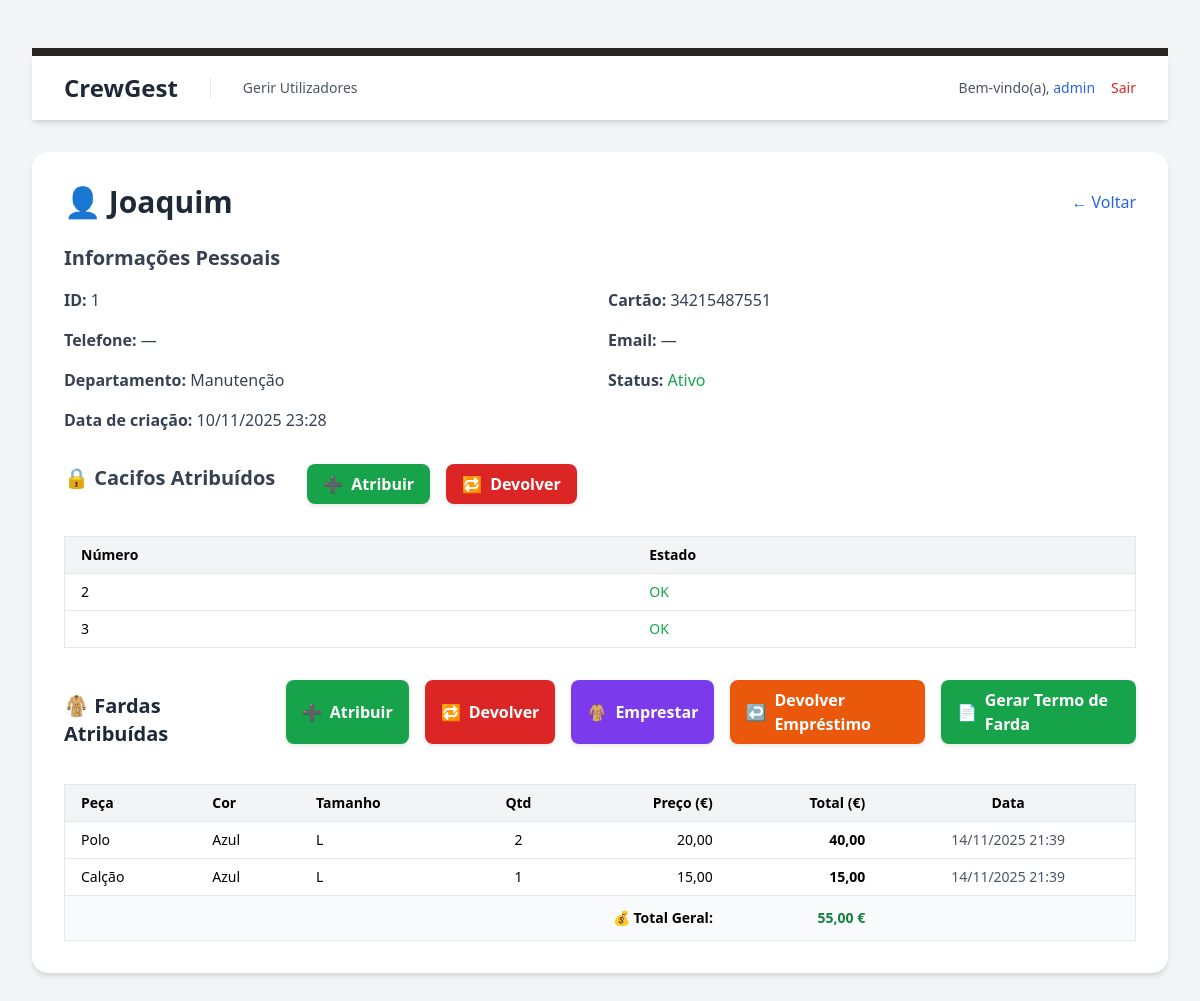
Before: /public/detalhes_colaborador.php?id=1 (signed in) with the older database file.
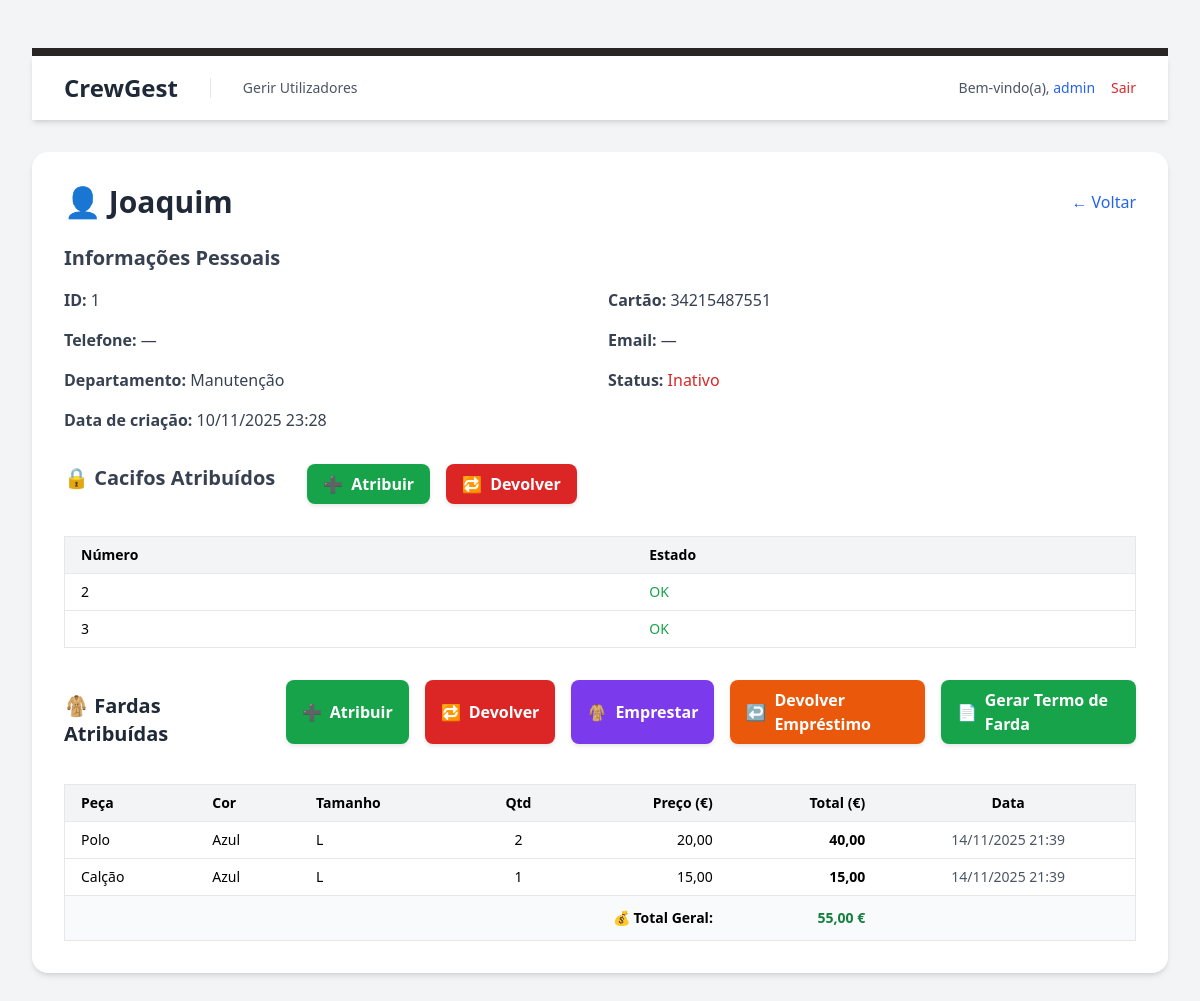
After: the same page with the newer database file.
### public/detalhes_colaborador.php (the view, shortened to what the changed rows need)
<?php
require_once '../config/db.php';
$colaborador_id = isset($_GET['id']) ? (int)$_GET['id'] : 0;
try {
    $stmt = $pdo->prepare("
        SELECT c.*, d.nome AS departamento_nome
        FROM colaboradores c
        LEFT JOIN departamentos d ON c.departamento_id = d.id
        WHERE c.id = :id
    ");
    $stmt->execute(['id' => $colaborador_id]);
    $colaborador = $stmt->fetch(PDO::FETCH_ASSOC);
    $stmtCacifos = $pdo->prepare("
        SELECT numero, avariado
        FROM cacifos
        WHERE colaborador_id = :id
        ORDER BY numero ASC
    ");
    $stmtCacifos->execute(['id' => $colaborador_id]);
    $cacifos = $stmtCacifos->fetchAll(PDO::FETCH_ASSOC);
} catch (PDOException $e) {
    die("Erro ao carregar detalhes do colaborador: " . $e->getMessage());
}
?>
<!DOCTYPE html>
<html lang="pt-PT" class="bg-gray-100">
<head>
    <link href="<?= BASE_URL ?>/public/css/style.css" rel="stylesheet">
</head>
<body class="p-8">
<main class="max-w-5xl mx-auto bg-white rounded-2xl shadow-md p-8 mt-8">
    <div class="flex items-center justify-between mb-6">
        <h1 class="text-3xl font-bold text-gray-800">
            👤 <?= htmlspecialchars($colaborador['nome']) ?>
        </h1>
    </div>
    <section class="mb-8">
        <h2 class="text-xl font-semibold text-gray-700 mb-4">Informações Pessoais</h2>
        <div class="grid grid-cols-1 md:grid-cols-2 gap-4 text-gray-700">
            <p><strong>Status:</strong>
                <?php if ($colaborador['ativo']): ?>
                    <span class="text-green-600 font-medium">Ativo</span>
                <?php else: ?>
                    <span class="text-red-600 font-medium">Inativo</span>
                <?php endif; ?>
            </p>
        </div>
    </section>
    <section class="mb-8">
        <div class="flex flex-col md:flex-row md:items-center md:justify-between gap-4 mb-4">
            <h2 class="text-xl font-semibold text-gray-700 mb-4">🔒 Cacifos Atribuídos</h2>
        </div>
        <?php if (count($cacifos) > 0): ?>
            <table class="min-w-full border border-gray-200 text-sm">
                <thead class="bg-gray-100">
                    <tr>
                        <th class="text-left px-4 py-2 border-b">Número</th>
                        <th class="text-left px-4 py-2 border-b">Estado</th>
                    </tr>
                </thead>
            </table>
        <?php else: ?>
            <p class="text-gray-600">Nenhum cacifo atribuído.</p>
        <?php endif; ?>
    </section>
    <section class="mt-8">
        <div class="flex flex-col md:flex-row md:items-center md:justify-between gap-4 mb-4">
            <h2 class="text-xl font-semibold text-gray-800 flex items-center gap-2">
                🧥 Fardas Atribuídas
            </h2>
        </div>
        <?php
        $stmt = $pdo->prepare("
            SELECT
                f.nome,
                c.nome AS cor,
                t.nome AS tamanho,
                SUM(fa.quantidade) AS quantidade_total,
                f.preco_unitario,
                MAX(fa.data_atribuicao) AS ultima_data
            FROM farda_atribuicoes fa
            JOIN fardas f ON fa.farda_id = f.id
            JOIN cores c ON f.cor_id = c.id
            JOIN tamanhos t ON f.tamanho_id = t.id
            WHERE fa.colaborador_id = :id
            GROUP BY f.nome, c.nome, t.nome, f.preco_unitario
            ORDER BY ultima_data DESC
        ");
        $stmt->execute(['id' => $colaborador['id']]);
        $fardas_atribuidas = $stmt->fetchAll(PDO::FETCH_ASSOC);
        ?>
        <?php if ($fardas_atribuidas): ?>
            <div class="overflow-x-auto">
                <table class="min-w-full border border-gray-200 text-sm mt-2">
                    <thead class="bg-gray-100">
                        <tr>
                            <th class="px-4 py-2 border-b text-left">Peça</th>
                            <th class="px-4 py-2 border-b text-left">Cor</th>
                            <th class="px-4 py-2 border-b text-left">Tamanho</th>
                            <th class="px-4 py-2 border-b text-center">Qtd</th>
                            <th class="px-4 py-2 border-b text-right">Preço (€)</th>
                            <th class="px-4 py-2 border-b text-right">Total (€)</th>
                            <th class="px-4 py-2 border-b text-center">Data</th>
                        </tr>
                    </thead>
                </table>
            </div>
        <?php else: ?>
            <p class="text-gray-500 italic">Nenhuma farda atribuída a este colaborador.</p>
        <?php endif; ?>
    </section>
</main>
</body>
</html>

Changed rows visible on the page:
changed colaboradores "Joaquim": ativo 1 → 0 (drawn)
Other visible differences:
text no longer shown: "Ativo"
text now shown: "Inativo"
